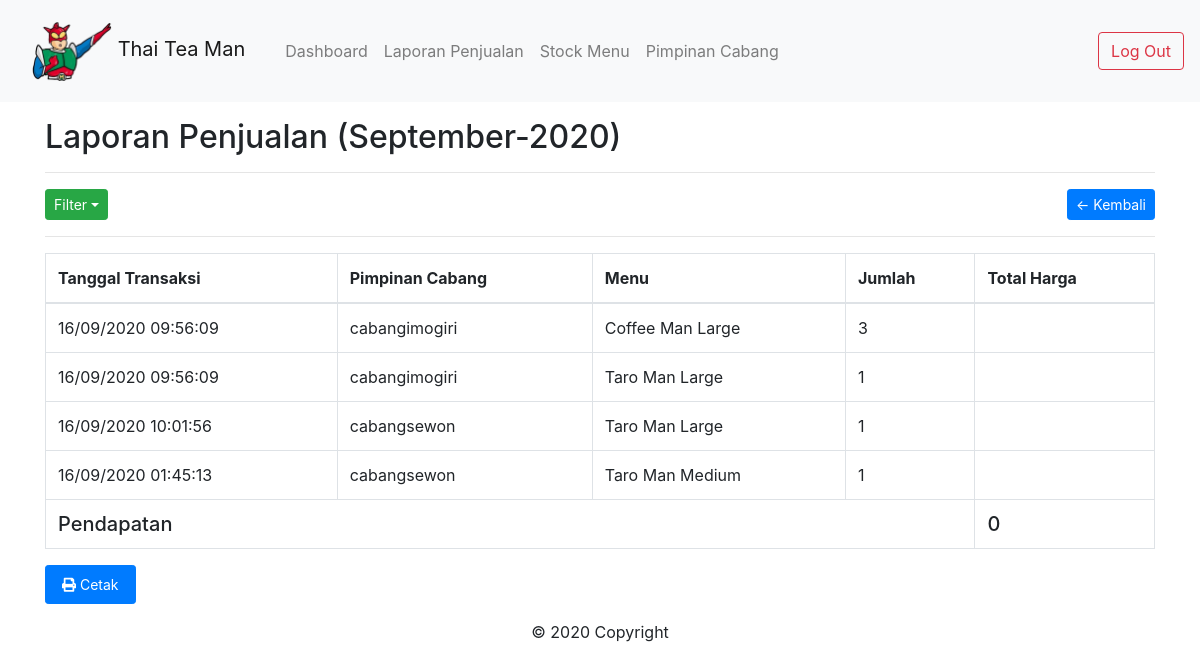
The app's page /admin/transaksi.php (signed in), older data.
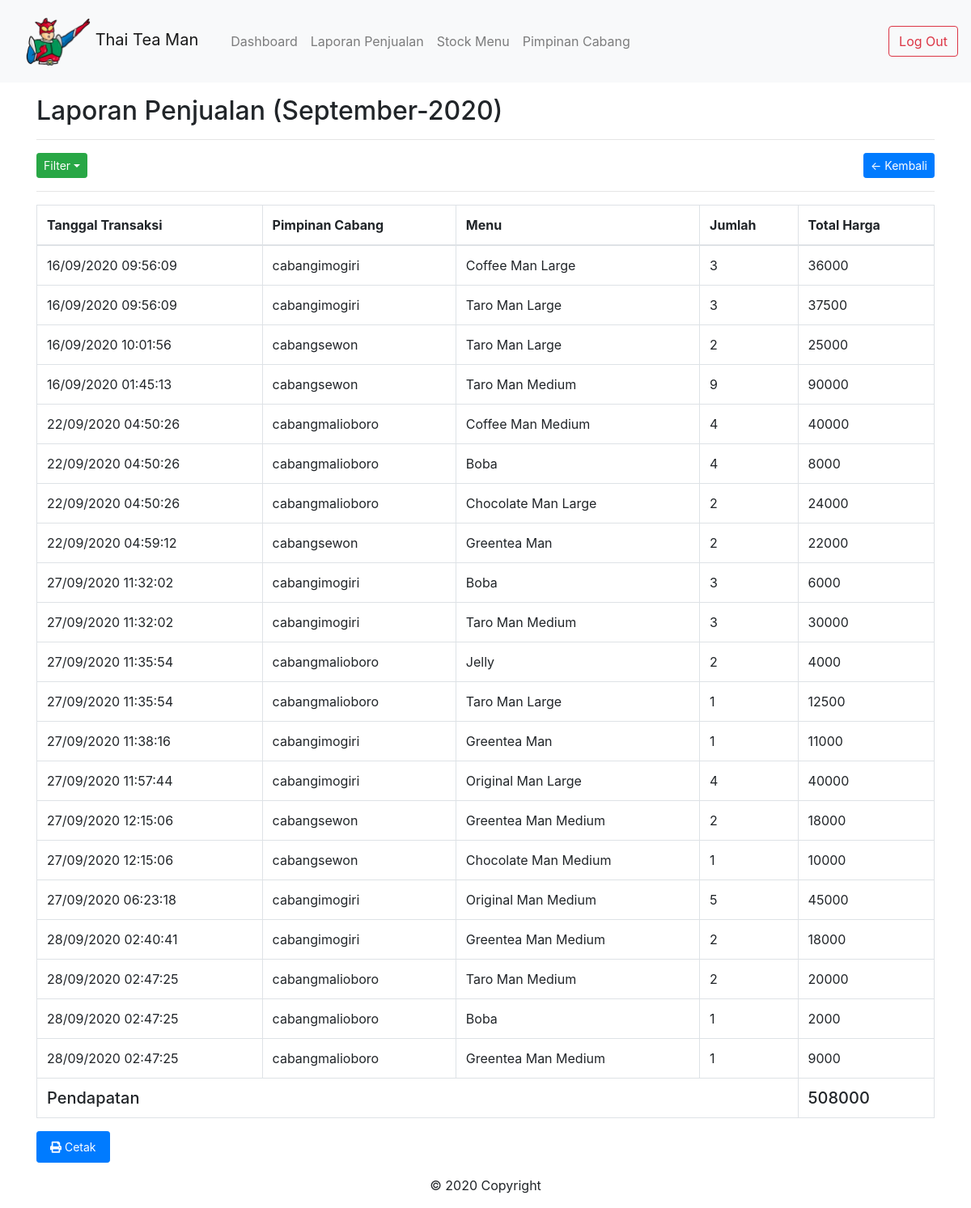
The same page, newer data.
### tables this page shows
CREATE TABLE `tb_transaksi` (
  `id` int(11) NOT NULL,
  `id_barang` int(11) NOT NULL,
  `id_user` int(11) NOT NULL,
  `jumlah_barang` int(11) NOT NULL,
  `harga_barang` int(100) NOT NULL,
  `tanggal_transaksi` timestamp NULL DEFAULT CURRENT_TIMESTAMP
);

CREATE TABLE `tb_users` (
  `id` int(11) NOT NULL,
  `nama` varchar(255) NOT NULL,
  `password` varchar(255) NOT NULL,
  `jabatan` enum('admin','kasir') NOT NULL
);

CREATE TABLE `tb_barang` (
  `id` int(11) NOT NULL,
  `nama_barang` varchar(255) NOT NULL,
  `jenis_barang` varchar(255) NOT NULL,
  `harga` int(100) NOT NULL
);

### admin/transaksi.php (called while the page is built, shortened)
<?php
require_once '../config/db.php';
$tb_kasir 		= $conn->query("SELECT id, nama FROM tb_users WHERE jabatan = 'kasir'");
$data_kasir 	= $tb_kasir->fetch_all(MYSQLI_ASSOC);
$date  			= $conn->query("SELECT DATE_FORMAT(SYSDATE(), '%Y-%m')")->fetch_row();
$sysdate  		= $date[0];
if(isset($_POST['id_kasir']) && $_POST['id_kasir']>0){
	$sysdate = $_POST['date'];
	$mydate = DateTime::createFromFormat('Y-m', $sysdate)->format('F-Y');
	$nama_kasir = $data_kasir[searchForId($_POST['id_kasir'],$data_kasir,'id')]['nama'];
	$id = $_POST['id_kasir'];
	$where = " WHERE tb_transaksi.id_user = $id AND DATE_FORMAT(tb_transaksi.tanggal_transaksi, '%Y-%m') = '$sysdate'";
}
else{
	$mydate = DateTime::createFromFormat('Y-m', $sysdate)->format('F-Y');
	$where=" WHERE DATE_FORMAT(tb_transaksi.tanggal_transaksi, '%Y-%m') = '$sysdate'";
}
$tb_transaksi 		= $conn->query("SELECT tb_transaksi.*, tb_barang.nama_barang, tb_users.nama, (tb_transaksi.harga_barang * tb_transaksi.jumlah_barang) AS total FROM tb_transaksi INNER JOIN tb_barang ON tb_transaksi.id_barang = tb_barang.id INNER JOIN tb_users ON tb_transaksi.id_user = tb_users.id ".$where." ORDER BY tb_transaksi.tanggal_transaksi");
$data_tb_transaksi 	= $tb_transaksi->fetch_all(MYSQLI_ASSOC);
$total = [];
for ($i=0; $i < $tb_transaksi->num_rows; $i++) {
	array_push($total, $data_tb_transaksi[$i]['total']);
}
$total_transaksi = array_sum($total);
require_once 'includes/header.php';
require_once 'includes/transaksi.php';
require_once 'includes/footer.php';
?>

### admin/includes/transaksi.php (the view, shortened to what this page needs)
<div class="container mt-3">
	<h2>Laporan Penjualan (<?= $mydate ?>)</h2>
	<hr>
	<div class="dropdown">
    	<button type="button" class="btn btn-success dropdown-toggle btn-sm float-left" data-toggle="dropdown">Filter</button>
	</div>
	<a href="index.php" class="btn btn-primary btn-sm float-right">&larr; Kembali</a>
	<div class="clearfix"></div>
	<hr>
	<table class="table table-bordered">
	<thead class="thead-light" class="align-middle">
		<thead>
			<tr>
				<th>Tanggal Transaksi</th>
				<th>Pimpinan Cabang</th>
				<th>Menu</th>
				<th>Jumlah</th>
				<th>Total Harga</th>
			</tr>
		</thead>
		<tbody>
			<?php foreach ($data_tb_transaksi as $data): ?>
			<tr>
				<td><?= date('d/m/Y h:i:s', strtotime($data['tanggal_transaksi'])) ?></td>
				<td><?= $data['nama'] ?></td>
				<td><?= $data['nama_barang'] ?></td>
				<td><?= $data['jumlah_barang'] ?></td>
				<td><?= $data['total'] ?></td>
			</tr>
			<?php endforeach ?>
			<tr>
				<td colspan="4" class="h5">Pendapatan</td>
				<td class="h5"><?= $total_transaksi?></td>
			</tr>
		</tbody>
	</table>
	<button class="nav-link btn btn-primary btn-sm text-white" onclick="window.print()" id='print'><i class="fas fa-print    "></i> Cetak</button>
</div>

Row changes from the older to the newer data that the page shows:
changed tb_transaksi "Coffee Man Large": total (not shown) → "36000"
changed tb_transaksi (number 2 of 21 on the later page): jumlah_barang "1" → "3"; total (not shown) → "37500"
changed tb_transaksi (number 3 of 21 on the later page): jumlah_barang "1" → "2"; total (not shown) → "25000"
changed tb_transaksi (number 4 of 21 on the later page): jumlah_barang "1" → "9"; total (not shown) → "90000"
added tb_transaksi: tanggal_transaksi "22/09/2020 04:50:26", id_user.nama "cabangmalioboro", id_barang.nama_barang "Coffee Man Medium", jumlah_barang "4", total "40000"
added tb_transaksi: tanggal_transaksi "22/09/2020 04:50:26", id_user.nama "cabangmalioboro", id_barang.nama_barang "Boba", jumlah_barang "4", total "8000"
added tb_transaksi: tanggal_transaksi "22/09/2020 04:50:26", id_user.nama "cabangmalioboro", id_barang.nama_barang "Chocolate Man Large", jumlah_barang "2", total "24000"
added tb_transaksi: tanggal_transaksi "22/09/2020 04:59:12", id_user.nama "cabangsewon", id_barang.nama_barang "Greentea Man", jumlah_barang "2", total "22000"
added tb_transaksi: tanggal_transaksi "27/09/2020 11:32:02", id_user.nama "cabangimogiri", id_barang.nama_barang "Boba", jumlah_barang "3", total "6000"
added tb_transaksi: tanggal_transaksi "27/09/2020 11:32:02", id_user.nama "cabangimogiri", id_barang.nama_barang "Taro Man Medium", jumlah_barang "3", total "30000"
added tb_transaksi: tanggal_transaksi "27/09/2020 11:35:54", id_user.nama "cabangmalioboro", id_barang.nama_barang "Jelly", jumlah_barang "2", total "4000"
added tb_transaksi: tanggal_transaksi "27/09/2020 11:35:54", id_user.nama "cabangmalioboro", id_barang.nama_barang "Taro Man Large", jumlah_barang "1", total "12500"
added tb_transaksi: tanggal_transaksi "27/09/2020 11:38:16", id_user.nama "cabangimogiri", id_barang.nama_barang "Greentea Man", jumlah_barang "1", total "11000"
added tb_transaksi: tanggal_transaksi "27/09/2020 11:57:44", id_user.nama "cabangimogiri", id_barang.nama_barang "Original Man Large", jumlah_barang "4", total "40000"
added tb_transaksi: tanggal_transaksi "27/09/2020 12:15:06", id_user.nama "cabangsewon", id_barang.nama_barang "Greentea Man Medium", jumlah_barang "2", total "18000"
added tb_transaksi: tanggal_transaksi "27/09/2020 12:15:06", id_user.nama "cabangsewon", id_barang.nama_barang "Chocolate Man Medium", jumlah_barang "1", total "10000"
added tb_transaksi: tanggal_transaksi "27/09/2020 06:23:18", id_user.nama "cabangimogiri", id_barang.nama_barang "Original Man Medium", jumlah_barang "5", total "45000"
added tb_transaksi: tanggal_transaksi "28/09/2020 02:40:41", id_user.nama "cabangimogiri", id_barang.nama_barang "Greentea Man Medium", jumlah_barang "2", total "18000"
added tb_transaksi: tanggal_transaksi "28/09/2020 02:47:25", id_user.nama "cabangmalioboro", id_barang.nama_barang "Taro Man Medium", jumlah_barang "2", total "20000"
added tb_transaksi: tanggal_transaksi "28/09/2020 02:47:25", id_user.nama "cabangmalioboro", id_barang.nama_barang "Boba", jumlah_barang "1", total "2000"
added tb_transaksi: tanggal_transaksi "28/09/2020 02:47:25", id_user.nama "cabangmalioboro", id_barang.nama_barang "Greentea Man Medium", jumlah_barang "1", total "9000"
Text that changed along with them:
$total_transaksi: "0" → "508000"
